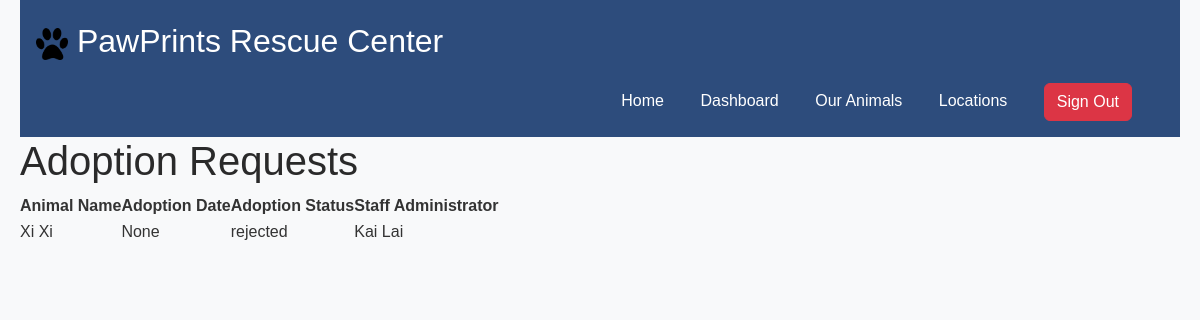
/adoption-apps/ (signed in), run on an earlier commit of the app's database.
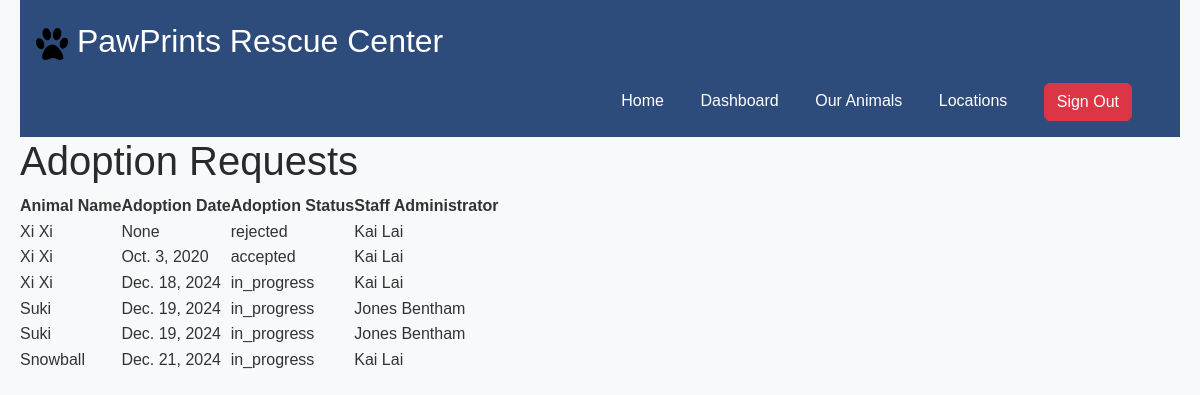
And on a later commit of the database.
### shelterapp/models.py (models this page shows, shortened)
class AdoptionRequest(models.Model):
    ADOPTION_STATUS_CHOICES = [
        ('not_viewed', 'Not Viewed'),
        ('in_progress', 'In Progress'),
        ('accepted', 'Accepted'),
        ('rejected', 'Rejected'),
        ('cancelled', 'Cancelled'),
    ]
    adoptionID = models.AutoField(primary_key=True)
    adopterID = models.ForeignKey('Adopter', on_delete=models.CASCADE)
    animalID = models.ForeignKey('Animal', on_delete=models.CASCADE)
    dateAdopted = models.DateField(null=True, blank=True)  # Optional date of adoption
    adoptionStatus = models.CharField(
        max_length=20,
        choices=ADOPTION_STATUS_CHOICES,
        default='not_viewed'  # Default value if not specified
    )
    staffAdministrator = models.ForeignKey('Staff', on_delete=models.CASCADE)

class Animal(models.Model):
    animalID = models.AutoField(primary_key=True)
    name = models.CharField(max_length=100)
    species = models.CharField(max_length=100)
    breed = models.CharField(max_length=100)
    age = models.IntegerField()
    gender = models.CharField(max_length=10)
    dateOfArrival = models.DateField()
    adoptedOrNot = models.IntegerField()
    healthStatus = models.CharField(max_length=100)
    description = models.TextField()
    locationID = models.IntegerField()
    reasonForIntake = models.CharField(max_length=100)
    adoptionFee = models.IntegerField()

class Staff(models.Model):
    staffID = models.AutoField(primary_key=True, unique=True)
    user = models.OneToOneField(CustomUser, on_delete=models.CASCADE, related_name='staff_profile')
    position = models.CharField(max_length=100)
    phone_number = models.CharField(
        max_length=14,  # Adjusted for (XXX) XXX-XXXX format
        validators=[
            RegexValidator(
                regex=r'^\(\d{3}\) \d{3}-\d{4}$',
                message="Phone number must be in the format '(XXX) XXX-XXXX'."
            )
        ]
    )
    hireDate = models.DateField()
    salary = models.IntegerField()

class CustomUser(AbstractUser):
    objects = CustomUserManager()  # Ensure the custom manager is assigned
    is_staff_user = models.BooleanField(default=False)

### shelterapp/views.py (the view)
# urls.py: path('adoption-apps/', views.view_adoption_app, name='view_adoption_app'),
@login_required(login_url='/')  # Redirect unauthenticated users to home page
def view_adoption_app(request):
    if request.user.is_staff:
        adoption_requests = AdoptionRequest.objects.all().select_related('animalID', 'staffAdministrator')
    else:
        adoption_requests = AdoptionRequest.objects.filter(adopterID=request.user.id).select_related('animalID', 'staffAdministrator')
    return render(request, 'view_adoption_app.html', {'adoption_requests': adoption_requests})

### shelterapp/templates/view_adoption_app.html (shortened to what this page needs)
<!DOCTYPE html>
<html lang="en">
<head>
    <link rel="stylesheet" href="https://cdn.jsdelivr.net/npm/bootstrap@5.3.2/dist/css/bootstrap.min.css">
    {% load static %}
    <link rel="stylesheet" href="{% static 'shelterapp/css/style.css' %}">
</head>
<body>
    <div id="header">
        <a href="{% url 'default_page' %}">
            <p id="title">
                <img src="{% static 'shelterapp/images/' %}pawprint.png" alt="pawprint" id="logo">
                PawPrints Rescue Center
            </p>
        </a>
        {% if user.is_authenticated %}
            <ul id="nav">
                <li><a href="{% url 'default_page' %}">Home</a></li>
                {% if user.is_staff %}
                    <li><a href="{% url 'staff_dashboard' %}">Dashboard</a></li>
                {% else %}
                    <li><a href="{% url 'adopter_dashboard' %}">Dashboard</a></li>
                {% endif %}
                <li><a href="{% url 'view_animals' %}">Our Animals</a></li>
                <li><a href="{% url 'view_shelters' %}">Locations</a></li>
                <li>
                    <form id="logout" method="POST" action="{% url 'user_logout' %}">
                        <button type="submit" class="btn btn-danger w-100">Sign Out</button>
                    </form>
                </li>
            </ul>
        {% endif %}
    </div>
    <h1>Adoption Requests</h1>
    <table>
        <thead>
            <tr>
                <th>Animal Name</th>
                <th>Adoption Date</th>
                <th>Adoption Status</th>
                {% if user.is_staff %}
                    <th>Staff Administrator</th>
                {% endif %}
            </tr>
        </thead>
        <tbody>
            {% for request in adoption_requests %}
                <tr>
                    <td>{{ request.animalID.name }}</td>
                    <td>{{ request.dateAdopted }}</td>
                    <td>{{ request.adoptionStatus }}</td>
                    {% if user.is_staff %}
                        <td>{{ request.staffAdministrator.user.first_name }} {{ request.staffAdministrator.user.last_name }}</td>
                    {% endif %}
                </tr>
            {% empty %}
                <tr>
                    <td colspan="{% if user.is_staff %}4{% else %}3{% endif %}">No adoption requests have been made.</td>
                </tr>
            {% endfor %}
        </tbody>
    </table>
</body>
</html>

What changed in the data, as far as the page shows it:
added AdoptionRequest: animalID.name "Xi Xi", dateAdopted "Oct. 3, 2020", adoptionStatus "accepted", staffAdministrator.user.first_name "Kai", staffAdministrator.user.last_name "Lai"
added AdoptionRequest: animalID.name "Xi Xi", dateAdopted "Dec. 18, 2024", adoptionStatus "in_progress", staffAdministrator.user.first_name "Kai", staffAdministrator.user.last_name "Lai"
added AdoptionRequest: animalID.name "Suki", dateAdopted "Dec. 19, 2024", adoptionStatus "in_progress", staffAdministrator.user.first_name "Jones", staffAdministrator.user.last_name "Bentham"
added AdoptionRequest: animalID.name "Suki", dateAdopted "Dec. 19, 2024", adoptionStatus "in_progress", staffAdministrator.user.first_name "Jones", staffAdministrator.user.last_name "Bentham"
added AdoptionRequest: animalID.name "Snowball", dateAdopted "Dec. 21, 2024", adoptionStatus "in_progress", staffAdministrator.user.first_name "Kai", staffAdministrator.user.last_name "Lai"
